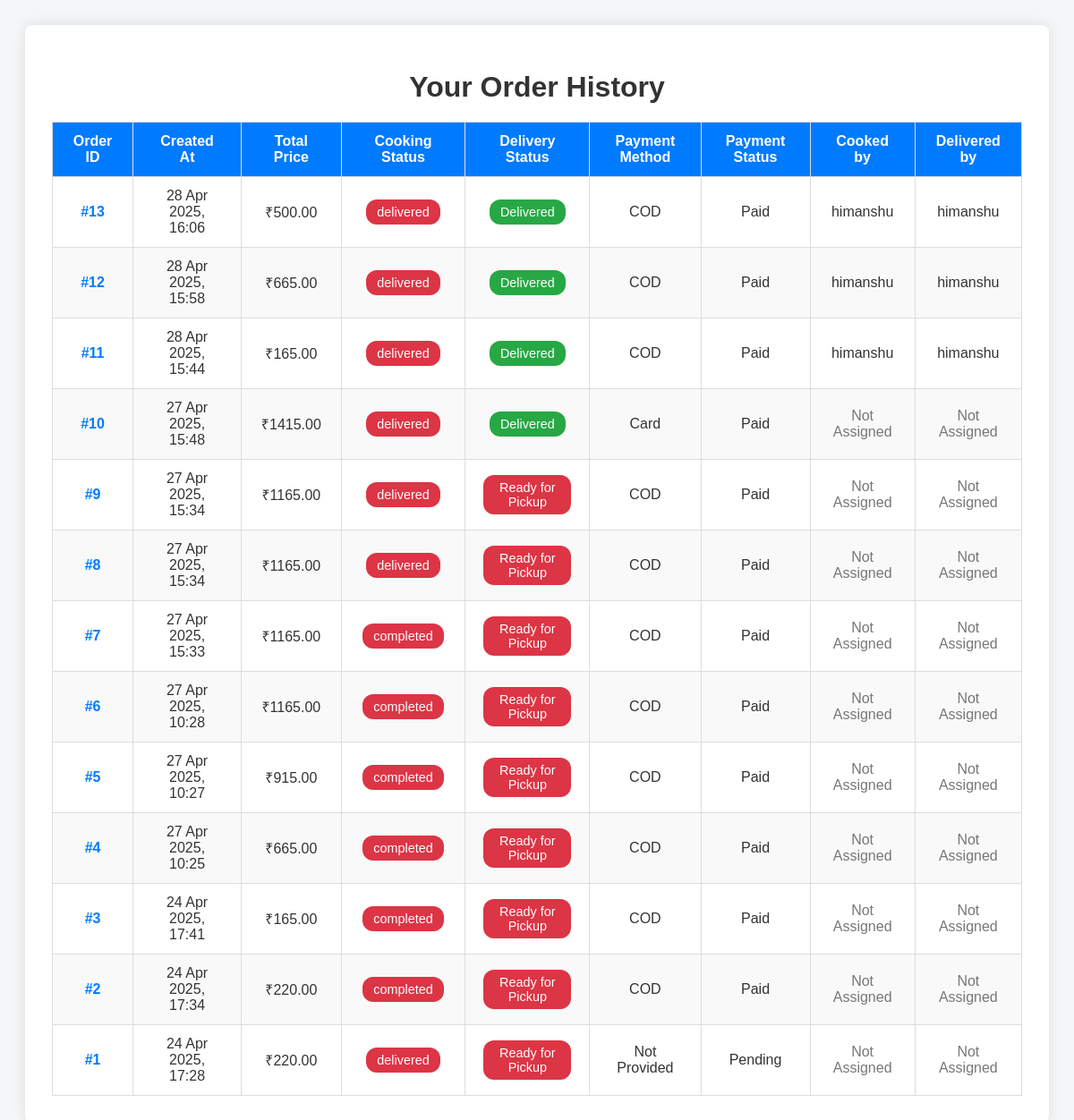
Page /main_page/order_history/ (signed in) on the earlier database version.
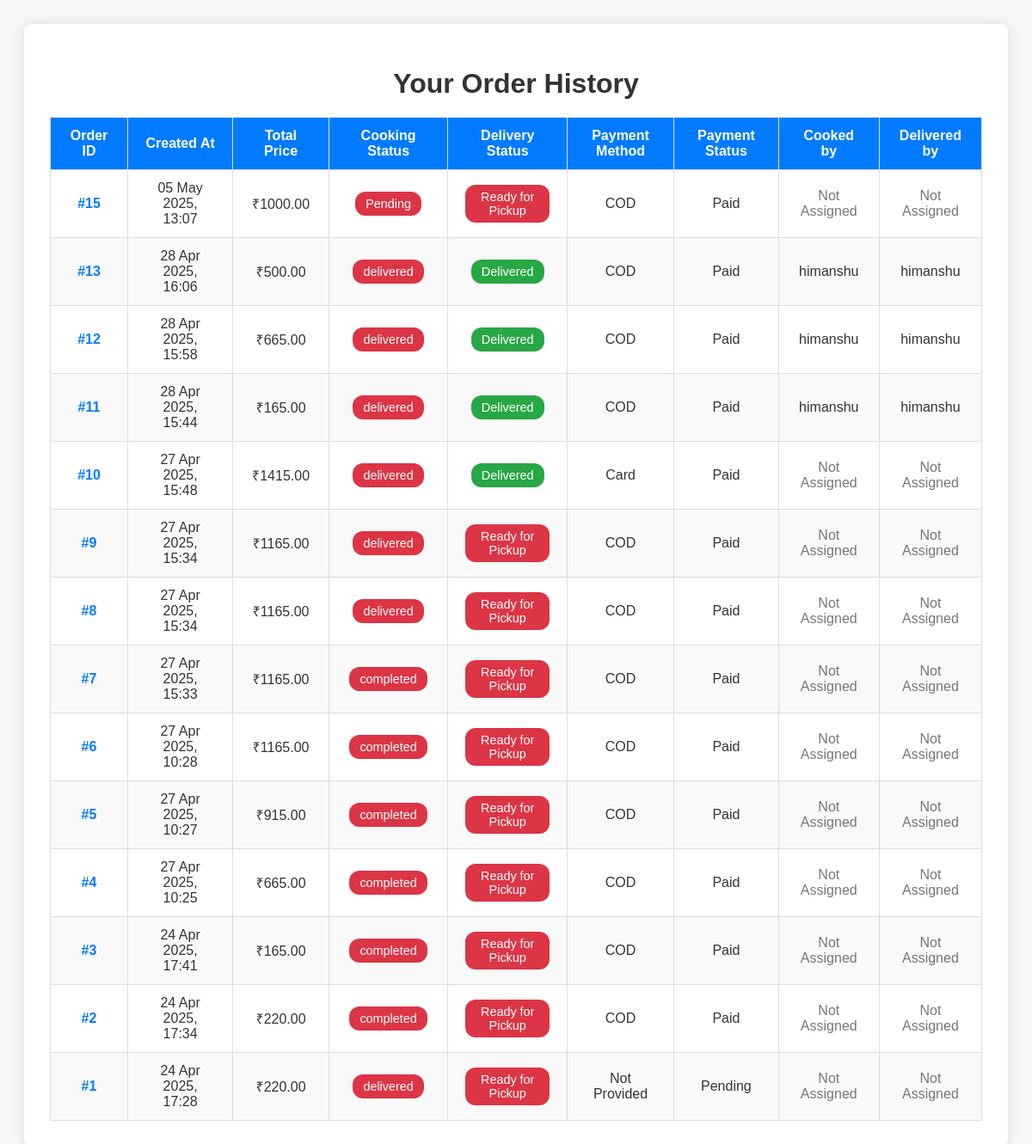
Same page on the later database version.
### main_page/models.py (models this page shows, shortened)
class Order(models.Model):
    user = models.ForeignKey(
        settings.AUTH_USER_MODEL, on_delete=models.CASCADE, null=True, blank=True
    )
    created_at = models.DateTimeField(
        auto_now_add=True, null=True, blank=True
    )  # Allows created_at to be optional
    total_price = models.DecimalField(
        max_digits=10, decimal_places=2, null=True, blank=True
    )  # Allows total price to be optional
    STATUS_CHOICES = (
        ("pending", "Pending"),
        ("cooking", "Cooking"),
        ("ready", "Ready"),
        ("Cooked_And_Delivered", "Cooked_And_Delivered"),
    )
    DELIVERY_STATUS_CHOICES = (
        ("ready_for_pickup", "Ready for Pickup"),
        ("pickup_on_way", "Pickup on the Way"),
        ("delivered", "Delivered"),
    )
    cook = models.ForeignKey(
        settings.AUTH_USER_MODEL,
        on_delete=models.SET_NULL,
        null=True,
        blank=True,
        related_name="cooked_orders",
    )
    delivery_person = models.ForeignKey(
        settings.AUTH_USER_MODEL,
        on_delete=models.SET_NULL,
        null=True,
        blank=True,
        related_name="delivered_orders",
    )
    status = models.CharField(max_length=20, choices=STATUS_CHOICES, default="pending")
    delivery_status = models.CharField(
        max_length=20, choices=DELIVERY_STATUS_CHOICES, default="ready_for_pickup"
    )
    payment_method = models.CharField(
        max_length=50,
        choices=[
            ("COD", "Cash on Delivery"),
            ("Card", "Card"),
            ("UPI", "UPI"),
        ],
        null=True,
        blank=True,
    )
    payment_status = models.CharField(
        max_length=20,
        choices=[
            ("pending", "Pending"),
            ("paid", "Paid"),
            ("failed", "Failed"),
        ],
        default="pending",
    )

class User(AbstractUser):
    ADMIN = "admin"
    MANAGER = "manager"
    USER = "user"
    ROLE_CHOICES = [
        (ADMIN, "Admin"),
        (MANAGER, "Manager"),
        (USER, "User"),
    ]
    ONLINE = "online"
    MARKET = "market"
    SPECIAL = "special"
    LEVEL_CHOICES = [
        (ONLINE, "Online"),
        (MARKET, "Market"),
        (SPECIAL, "Special"),
    ]
    role = models.CharField(
        max_length=10, choices=ROLE_CHOICES, default=USER, null=True, blank=True
    )
    level = models.CharField(
        max_length=10, choices=LEVEL_CHOICES, default=ONLINE, null=True, blank=True
    )
    groups = models.ManyToManyField(
        Group,
        related_name="custom_user_set",
        blank=True,
        help_text="The groups this user belongs to.",
        verbose_name="groups",
    )
    user_permissions = models.ManyToManyField(
        Permission,
        related_name="custom_user_set",
        blank=True,
        help_text="Specific permissions for this user.",
        verbose_name="user permissions",
    )

### main_page/views.py (the view)
# urls.py: path("order_history/", views.order_history, name="order_history"),
@login_required
def order_history(request):
    orders = Order.objects.filter(user=request.user).order_by("-created_at")
    return render(request, "main_page/order_history.html", {"orders": orders})

### templates/main_page/order_history.html (shortened to what this page needs)
<!DOCTYPE html>
<html lang="en">
<head>
</head>
<body>
    <div class="container">
        <h1>Your Order History</h1>
        {% if orders %}
        <table>
            <thead>
                <tr>
                    <th>Order ID</th>
                    <th>Created At</th>
                    <th>Total Price</th>
                    <th>Cooking Status</th>
                    <th>Delivery Status</th>
                    <th>Payment Method</th>
                    <th>Payment Status</th>
                    <th>Cooked by</th>
                    <th>Delivered by</th>
                </tr>
            </thead>
            <tbody>
                {% for order in orders %}
                <tr>
                    <td>
                        <a href="{% url 'order_detail' order.id %}">#{{ order.id }}</a>
                    </td>
                    <td>{{ order.created_at|date:'d M Y, H:i' }}</td>
                    <td>₹{{ order.total_price }}</td>
                    <td>
                        <span class="badge
                            {% if order.get_status_display == 'Cooking' %}badge-warning
                            {% elif order.get_status_display == 'Completed' %}badge-success
                            {% else %}badge-danger
                            {% endif %}
                        ">
                            {{ order.get_status_display }}
                        </span>
                    </td>
                    <td>
                        <span class="badge
                            {% if order.get_delivery_status_display == 'Delivered' %}badge-success
                            {% elif order.get_delivery_status_display == 'On the way' %}badge-warning
                            {% else %}badge-danger
                            {% endif %}
                        ">
                            {{ order.get_delivery_status_display }}
                        </span>
                    </td>
                    <td>{{ order.payment_method }}</td>
                    <td>{{ order.get_payment_status_display }}</td>
                    <td>
                        {% if order.cook %}
                            {{ order.cook.username }}
                        {% else %}
                            <span class="text-muted">Not Assigned</span>
                        {% endif %}
                    </td>
                    <td>
                        {% if order.delivery_person %}
                            {{ order.delivery_person.username }}
                        {% else %}
                            <span class="text-muted">Not Assigned</span>
                        {% endif %}
                    </td>
                </tr>
                {% endfor %}
            </tbody>
        </table>
        {% else %}
        <p class="no-orders">You have no orders yet.</p>
        {% endif %}
    </div>
</body>
</html>

Differences in the rows shown:
added Order: id "15", created_at "05 May 2025, 13:07", total_price "1000.00", status "Pending", delivery_status "Ready for Pickup", payment_method "COD", payment_status "Paid", shows "Not Assigned"
